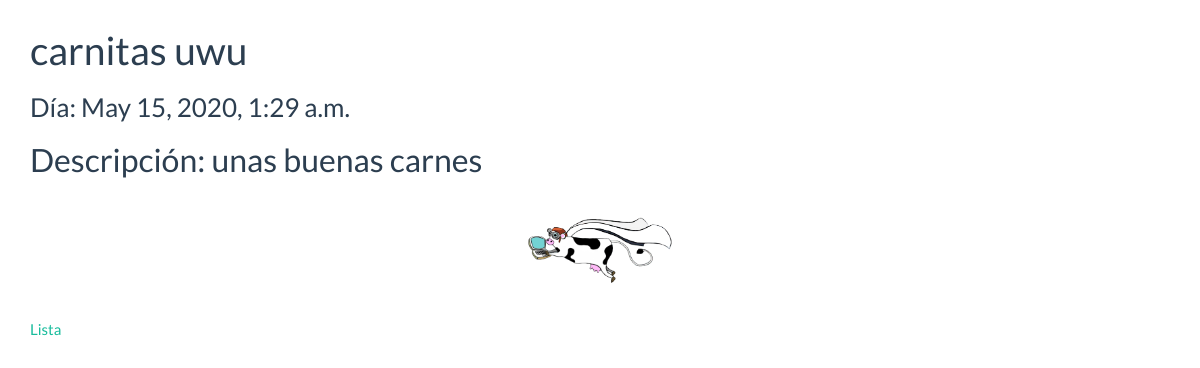
The app's page /3 (signed in) with its own data.
### cc/models.py (models this page shows)
class Post(models.Model):
    title = models.CharField(max_length=200, null=False)
    paragraph = models.TextField(null=False)
    date = models.DateTimeField(default=django.utils.timezone.now, null=False)
    image = models.ImageField(upload_to='images/', null=True)
    def __str__ (self):
        return str(self.id) + ' ' + self.title

### cc/views.py (the view)
# urls.py: path('<int:post_id>', OnePost.as_view(), name='onePost'),
class OnePost(LoginRequiredMixin, TemplateView):
    template = 'cc/one_post.html'
    context = {}
    def get(self, request, post_id):
        post = get_object_or_404(Post, id=post_id)
        self.context['post'] = post
        self.context['title'] = str(post)
        return render(request, self.template, self.context)

### cc/templates/cc/one_post.html (shortened to what this page needs)
{% extends "cc/base.html" %}
{% load static %}
{% block body_content %}
<div class="container">
  <div id="post" class="center">
    <h1> {{ post.title }} </h1>
    <div class="">
      <h3>
        Día: {{ post.date }}
      </h3>
    </div>
    <div class="">
      <h2>
        Descripción:
        {{ post.paragraph }}
    </div>
  </div>
  <picture id="post-image">
    <center>
      <img src="../../static/cc/imag/logoo.png" width="150px">
    </center>
  </picture>
  <div>
    <a href="{% url 'list' %}">Lista</a>
  </div>
</div>
{% endblock %}

### records on screen
Post: title "carnitas uwu", date "May 15, 2020, 1:29 a.m.", paragraph "unas buenas carnes"
